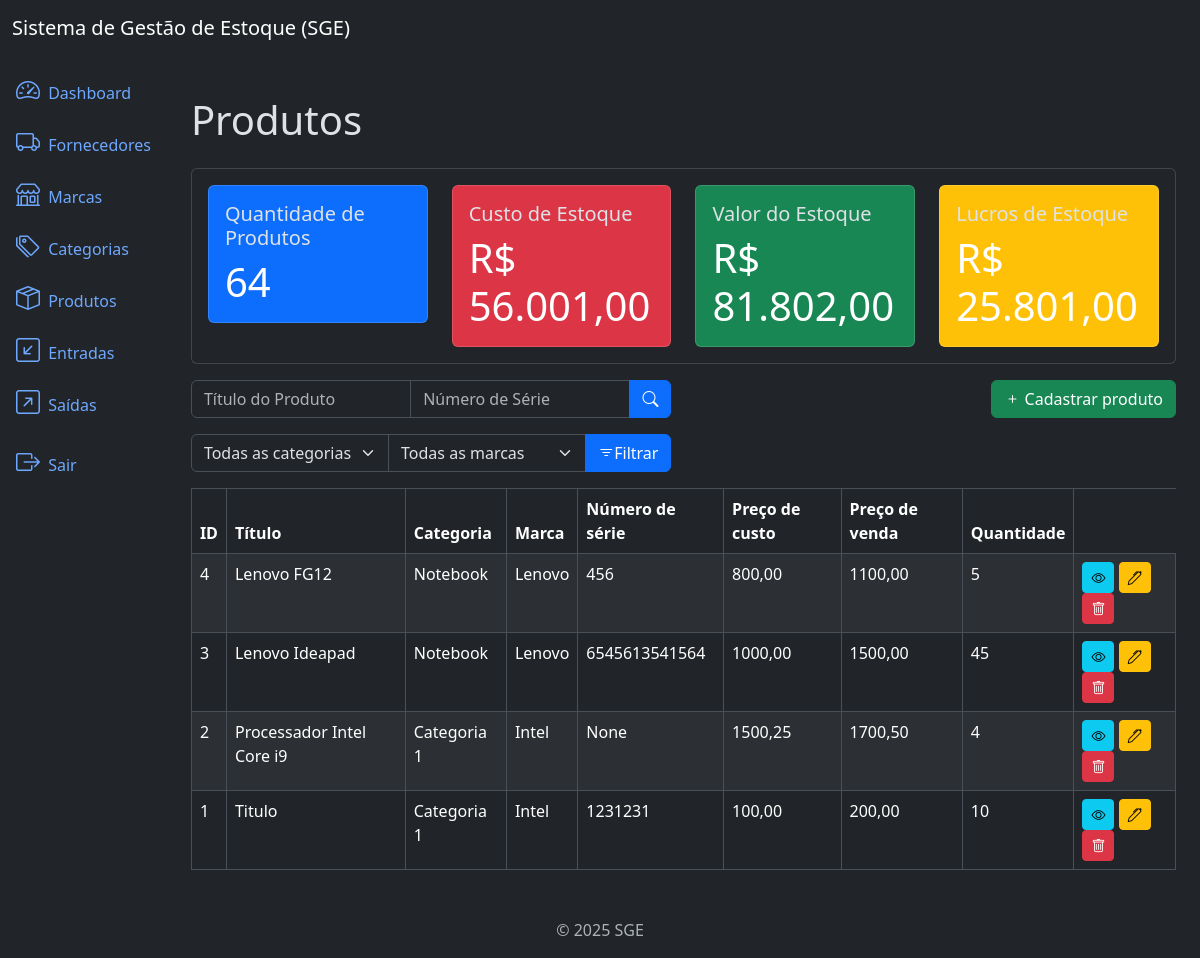
The app's page /products/list/ (signed in), older data.
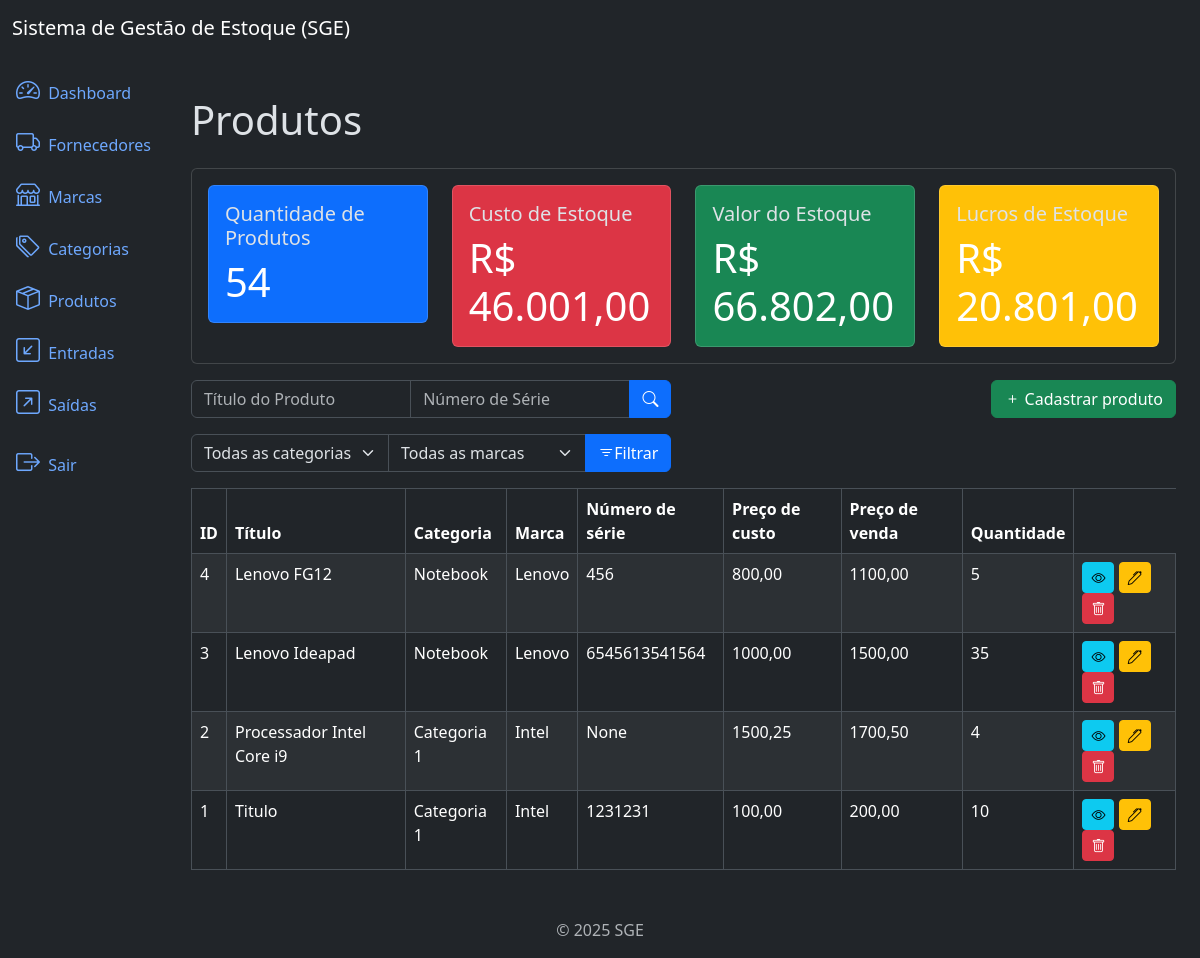
The same page, newer data.
### products/models.py (models this page shows, shortened)
class Products(models.Model):
    title = models.CharField(max_length=500)
    category = models.ForeignKey(Category, on_delete=models.PROTECT, related_name='products')
    brand = models.ForeignKey(Brand, on_delete=models.PROTECT, related_name='products')
    description = models.TextField(null=True, blank=True)
    serie_number = models.CharField(max_length=200, null=True, blank=True)
    cost_price = models.DecimalField(max_digits=20, decimal_places=2) # sempre usar DecimalFiel para campos de dinheiro/moeda
    selling_price = models.DecimalField(max_digits=20, decimal_places=2)
    quantity = models.IntegerField(default=0)
    created_at = models.DateTimeField(auto_now_add=True)
    updated_at = models.DateTimeField(auto_now=True)
    class Meta:
        ordering = ['title']

### categories/models.py (models this page shows)
class Category(models.Model):
    name = models.CharField(max_length=500)
    description = models.TextField(null=True, blank=True)
    created_at = models.DateTimeField(auto_now_add=True)
    updated_at = models.DateTimeField(auto_now=True)
    class Meta: # Ordena por ordem alfabetica pelo nome
        ordering = ['name']
    def __str__(self):
        return self.name

### brands/models.py (models this page shows)
class Brand(models.Model):
    name = models.CharField(max_length=500)
    description = models.TextField(null=True, blank=True)
    created_at = models.DateTimeField(auto_now_add=True)
    updated_at = models.DateTimeField(auto_now=True)
    class Meta: # Ordena por ordem alfabetica pelo nome
        ordering = ['name']
    def __str__(self):
        return self.name

### products/views.py (the view)
# urls.py: path('products/list/', views.ProductListView.as_view(), name='product_list'),
class ProductListView(LoginRequiredMixin, PermissionRequiredMixin, ListView):
    model = models.Products
    template_name = 'product_list.html'
    context_object_name = 'products' # Contexto enviado para o template
    paginate_by = 10 # Define a quantidade de elementos que serão exibidos por página
    permission_required = 'products.view_product'
    def get_queryset(self): # Método que faz filtros pelo nome da marca
        queryset = super().get_queryset()
        title = self.request.GET.get('title')
        category = self.request.GET.get('category')
        brand = self.request.GET.get('brand')
        serie_number = self.request.GET.get('serie_number')
        if serie_number:
            queryset = queryset.filter(serie_number__icontains=serie_number)
        if title:
            queryset = queryset.filter(title__icontains=title)
        if category:
            queryset = queryset.filter(category__id=category)
        if brand:
            queryset = queryset.filter(brand__id=brand)
        return queryset
    def get_context_data(self, **kwargs):
        context = super().get_context_data(**kwargs) # Pegando o contexto original
        product_metrics = metrics.get_product_metrics()
        context['categories'] = Category.objects.all()
        context['brands'] = Brand.objects.all()
        context['product_metrics'] = product_metrics
        return context

### app/metrics.py (called while the page is built)
def get_product_metrics() -> dict:
      products = Products.objects.all()
      total_cost_price = sum(product.cost_price * product.quantity for product in products)
      total_selling_price = sum(product.selling_price * product.quantity for product in products)
      total_quantity = sum(product.quantity for product in products)
      total_profit = total_selling_price - total_cost_price
      return dict(
            total_cost_price=number_format(total_cost_price, decimal_pos=2, force_grouping=True),
            total_selling_price=number_format(total_selling_price, decimal_pos=2, force_grouping=True),
            total_quantity=total_quantity,
            total_profit=number_format(total_profit, decimal_pos=2, force_grouping=True)
      )

### products/templates/product_list.html (shortened to what this page needs)
{% extends 'base.html' %}
{% block content %}
    <h3 class="display-6">Produtos</h3>
    {% include 'components/_product_metrics.html' %}
    <div class="row mb-3">
        <div class="col-md-6">
            <form method="get" action="{%  url 'product_list' %}">
                <div class="input-group">
                    <input type="text" name="title" class="form-control" placeholder="Título do Produto" value="{{ request.GET.title }}">
                    <input type="text" name="serie_number" class="form-control" placeholder="Número de Série" value="{{ request.GET.serie_number }}">
                    <button type="submit" class="btn btn-primary">
                        <i class="bi bi-search"></i>
                    </button>
                </div>
            </form>
        </div>
        {% if perms.products.add_product %}
        <div class="col-md-6">
            <a href="{% url 'product_create' %}" class="btn btn-success float-end">
                <i class="bi bi-plus"></i> Cadastrar produto
            </a>
        </div>
        {% endif %}
    </div>
    <div class="row mb-3">
        <div class="col-md-6">
            <form action="{% url 'product_list' %}" method="get">
                <div class="input-group">
                    <select name="category" class="form-select">
                        <option value="" {% if not request.GET.category %} selected {% endif %}>Todas as categorias</option>
                    </select>
                    <select name="brand" class="form-select">
                        <option value="" {% if not request.GET.brand %} selected {% endif %}>Todas as marcas</option>
                    </select>
                    <button type="submit" class="btn btn-primary">
                        <i class="bi bi-filter"></i>Filtrar
                    </button>
                </div>
            </form>
        </div>
    </div>
    <div class="table-responsive">
        <table class="table table-striped table-bordered">
            <thead class="thead-dark">
                <tr>
                    <th>ID</th>
                    <th>Título</th>
                    <th>Categoria</th>
                    <th>Marca</th>
                    <th>Número de série</th>
                    <th>Preço de custo</th>
                    <th>Preço de venda</th>
                    <th>Quantidade</th>
                </tr>
            </thead>
            <tbody>
                {% for product in products %}
                    <tr>
                        <td>{{ product.id }}</td>
                        <td>{{ product.title }}</td>
                        <td>{{ product.category }}</td>
                        <td>{{ product.brand }}</td>
                        <td>{{ product.serie_number }}</td>
                        <td>{{ product.cost_price }}</td>
                        <td>{{ product.selling_price }}</td>
                        <td>{{ product.quantity }}</td>
                        <td>
                            {% if perms.products.view_product %}
                            <a href="{% url 'product_detail' product.id %}" class="btn btn-info btn-sm">
                                <i class="bi bi-eye"></i>
                            </a>
                            {% endif %}
                            {% if perms.products.change_product %}
                            <a href="{% url 'product_update' product.id %}" class="btn btn-warning btn-sm">
                                <i class="bi bi-pen"></i>
                            </a>
                            {% endif %}
                            {% if perms.products.delete_product %}
                            <a href="{% url 'product_delete' product.id %}" class="btn btn-danger btn-sm">
                                <i class="bi bi-trash"></i>
                            </a>
                            {% endif %}
                        </td>
                    </tr>
                {% endfor %}
            </tbody>
        </table>
    </div>
{% endblock %}

Row changes from the older to the newer data that the page shows:
changed Products "Lenovo Ideapad": quantity "45" → "35"
Text that changed along with them:
{{ product_metrics.total_quantity }}: "64" → "54"
{{ product_metrics.total_cost_price }}: "56.001,00" → "46.001,00"
{{ product_metrics.total_selling_price }}: "81.802,00" → "66.802,00"
{{ product_metrics.total_profit }}: "25.801,00" → "20.801,00"
